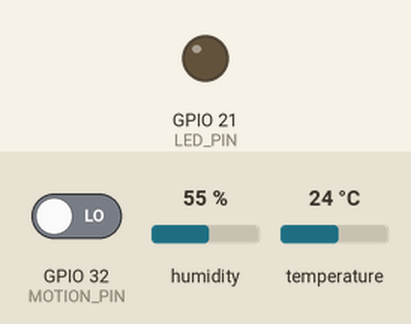
Simulated run of this sketch. Board: ESP32. Parts: output pins drawn as LEDs (lit = HIGH). Inputs (shaded band) come from the test bench; at power-on: GPIO 32 (MOTION_PIN) LOW, humidity 55 %, temperature 24 °C. WiFi joins after 1.5 s; servers stay silent unless stated; no MQTT or app messages arrive unless stated; what the sketch prints to the serial monitor is not drawn.

Above: at 2.7 s.
2.8 s: GPIO 32 (MOTION_PIN) driven HIGH
At 6.9 s:
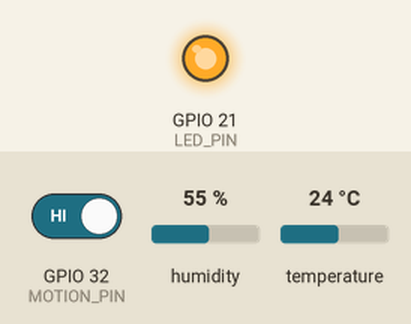
11.3 s: GPIO 32 (MOTION_PIN) driven LOW
At 13.6 s:
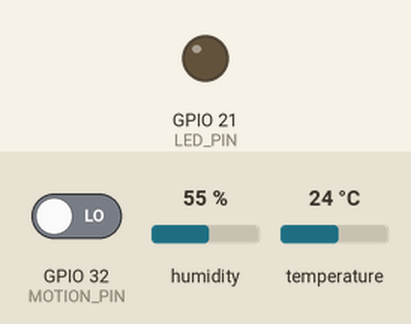
Timing chart, 0 to 15.1 s (numbered marks = the images above; inputs shaded):
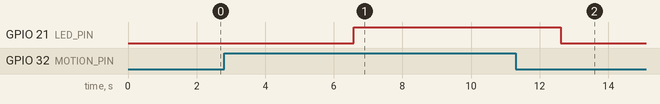

Measured:
- after the input at 2.8 s, GPIO 21 (LED_PIN): LOW → HIGH after 3.8 s
- after the input at 11.3 s, GPIO 21 (LED_PIN): HIGH → LOW after 1.3 s

The sketch:

Assignment_GCP.ino
```cpp
#include <WiFi.h>
#include <PubSubClient.h>
#include "DHT.h"

const char* WIFI_SSID = "This is not a WiFi";
const char* WIFI_PASSWORD = "AWiFi@:)";
const char *MQTT_SERVER = "35.202.146.109"; // your VM instance public IP address
const int MQTT_PORT = 1883;
const char *MQTT_TOPIC = "iot";

#define DHT_PIN A2
#define MOTION_PIN A4
const int DHT_TYPE = DHT11;
const int RELAY_PIN = 38;
const int LED_PIN = 21;

DHT dht(DHT_PIN, DHT_TYPE);
WiFiClient espClient;
PubSubClient client(espClient);

void setup_wifi()
{
  delay(10);
  Serial.println("Connecting to WiFi...");
  WiFi.begin(WIFI_SSID, WIFI_PASSWORD);
  while (WiFi.status() != WL_CONNECTED)
  {
    delay(500);
    Serial.print(".");
  }

  Serial.println("WiFi connected");
  Serial.println("IP address: ");
  Serial.println(WiFi.localIP());
}
void setup()
{
  Serial.begin(115200);
  dht.begin();
  setup_wifi();
  client.setServer(MQTT_SERVER, MQTT_PORT);
  pinMode(RELAY_PIN, OUTPUT);
  pinMode(MOTION_PIN, INPUT);
  pinMode(LED_PIN, OUTPUT);
}

void reconnect()
{
  while (!client.connected())
  {
    Serial.println("Attempting MQTT connection...");
  if (client.connect("ESP32Client"))
  {
    Serial.println("Connected to MQTT server");
  }
  else
  {
    Serial.print("Failed, rc=");
    Serial.print(client.state());
    Serial.println(" Retrying in 5 seconds...");
    delay(5000);
  }
  }
}

void loop()
{
  if (!client.connected())
  {
    reconnect();
  }

  client.loop();
  delay(5000); // adjust the delay according to your requirements
  float temperature = dht.readTemperature();

  int motorStatus = digitalRead(RELAY_PIN);
  int motionStatus = digitalRead(MOTION_PIN);
  int ledStatus = digitalRead(LED_PIN);

  // Check temperature and control relay
  if (temperature > 30.0) {
    digitalWrite(RELAY_PIN, HIGH);
  } else {
    digitalWrite(RELAY_PIN, LOW);
  }

  // Check motion and control LED
  if (motionStatus == HIGH) {
    Serial.println("Motion Status");
    Serial.println(motionStatus);
    digitalWrite(LED_PIN, HIGH);
  } else {
    Serial.println("Motion Status");
    Serial.println(motionStatus);
    digitalWrite(LED_PIN, LOW);
  }

  char payload[40];  // Increased buffer size to accommodate both temperature and motion status
  sprintf(payload, "%.2f,%d,%d,%d", temperature, motorStatus, motionStatus, ledStatus);
  client.publish(MQTT_TOPIC, payload);
  delay(1000);  // Adjust the delay as needed
}
```
